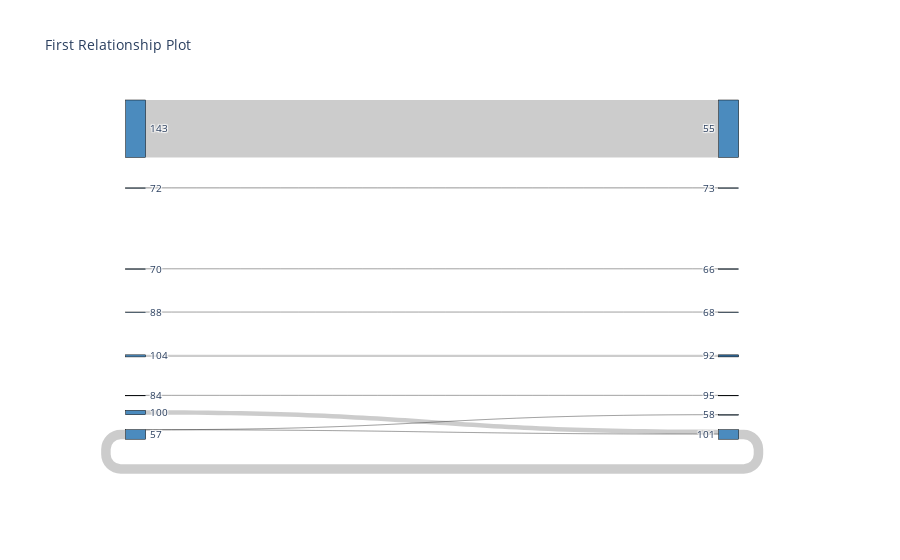

Notebook code cell kept with this figure:
### Code cell
fig = genSankey(ds_1n_25s, cat_cols=['EventA', 'EventB'], value_cols='Delta', title='First Relationship Plot')
go.Figure(fig)      #plotly.offline.plot(fig, validate=False) - export to HTML

### Figure 1 — Plotly figure (JSON) as saved in the notebook; plotly's stock layout.template omitted (floating-point values rounded to 4 significant figures)
{"data": [{"link": {"source": [5, 5, 5, 6, 6, 6, 7, 7, 7, 8, 8, 9, 9, 10, 10, 10, 11, 12, 13, 13, 13, 14, 15, 15, 15, 15, 16, 17, 17, 18, 19, 0, 1, 2, 3, 3, 4], "target": [20, 13, 15, 6, 7, 18, 6, 7, 23, 22, 1, 10, 2, 5, 10, 2, 15, 25, 21, 13, 27, 24, 11, 13, 2, 3, 9, 17, 18, 6, 26, 17, 15, 10, 26, 19, 5], "value": [0, -1, -6, -4, 12, 29, 0, 0, -1, 22, -12, 73, 0, -16, 0, -5, -15, -22, -11, 0, 2, 28, -4, -11, 0, -18, -15, 0, 1701, 3719, 803, -1, -19, 0, -20, -4, 22407]}, "node": {"color": ["#4B8BBE", "#4B8BBE", "#4B8BBE", "#4B8BBE", "#4B8BBE", "#4B8BBE", "#4B8BBE", "#4B8BBE", "#4B8BBE", "#4B8BBE", "#4B8BBE", "#4B8BBE", "#4B8BBE", "#4B8BBE", "#4B8BBE", "#4B8BBE", "#4B8BBE", "#4B8BBE", "#4B8BBE", "#4B8BBE", "#306998", "#306998", "#306998", "#306998", "#306998", "#306998", "#306998", "#306998", "#306998", "#306998", "#306998", "#306998", "#306998", "#306998", "#306998", "#306998", "#306998", "#306998", "#306998", "#306998", "#306998", "#306998"], "label": [130, 135, 137, 140, 143, 55, 57, 58, 70, 72, 73, 80, 82, 84, 88, 91, 93, 100, 101, 104, 53, 62, 66, 67, 68, 75, 92, 95], "line": {"color": "black", "width": 0.5}, "pad": 15, "thickness": 20}, "type": "sankey"}], "layout": {"autosize": true, "font": {"size": 10}, "title": {"text": "First Relationship Plot"}}}
